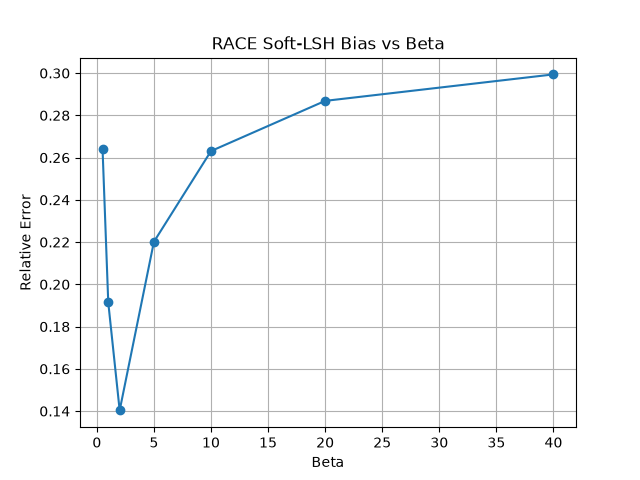

This figure's Python source:
import math
import torch
import torch.nn.functional as F
import matplotlib.pyplot as plt

from race_attention import race_attention


def exact_angular_attention(Q, K, V, gamma):
    q = F.normalize(Q, dim=-1)
    k = F.normalize(K, dim=-1)

    cosine = q @ k.T
    cosine = cosine.clamp(-1 + 1e-6, 1 - 1e-6)

    similarity = (
        1 - torch.acos(cosine) / math.pi
    ) ** gamma

    weights = similarity / (
        similarity.sum(dim=-1, keepdim=True) + 1e-8
    )

    return weights @ V


torch.manual_seed(42)

N = 512
d = 64

P = 4
L = 128

Q = F.normalize(torch.randn(N, d), dim=-1)
K = F.normalize(torch.randn(N, d), dim=-1)
V = torch.randn(N, d)
exact = exact_angular_attention(
    Q,
    K,
    V,
    gamma=P
)

betas = [0.5, 1, 2, 5, 10, 20, 40]

errors = []
similarities = []

for beta in betas:

    trial_errors = []
    trial_similarities = []

    for trial in range(5):

        torch.manual_seed(100 + trial)

        approx = race_attention(
            Q,
            K,
            V,
            L=L,
            P=P,
            beta=beta
        )

        error = (
            torch.norm(approx - exact)
            / torch.norm(exact)
        ).item()

        similarity = F.cosine_similarity(
            approx.flatten(),
            exact.flatten(),
            dim=0
        ).item()

        trial_errors.append(error)
        trial_similarities.append(similarity)

    avg_error = sum(trial_errors) / len(trial_errors)
    avg_similarity = sum(trial_similarities) / len(trial_similarities)

    errors.append(avg_error)
    similarities.append(avg_similarity)

    print(
        f"beta={beta:5.1f} | "
        f"Error={avg_error:.4f} | "
        f"Similarity={avg_similarity:.4f}"
    )


plt.plot(betas, errors, marker="o")

plt.xlabel("Beta")
plt.ylabel("Relative Error")
plt.title("RACE Soft-LSH Bias vs Beta")
plt.grid()

plt.savefig("beta_benchmark.png")
plt.show()
